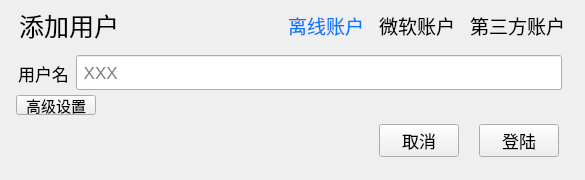
<?xml version="1.0" encoding="UTF-8"?>
<ui version="4.0">
 <class>Dialog_AddUserWindows</class>
 <widget class="QDialog" name="Dialog_AddUserWindows">
  <property name="geometry">
   <rect>
    <x>0</x>
    <y>0</y>
    <width>585</width>
    <height>180</height>
   </rect>
  </property>
  <property name="minimumSize">
   <size>
    <width>585</width>
    <height>180</height>
   </size>
  </property>
  <property name="maximumSize">
   <size>
    <width>585</width>
    <height>220</height>
   </size>
  </property>
  <property name="windowTitle">
   <string>添加用户</string>
  </property>
  <property name="styleSheet">
   <string notr="true">*{
	padding: -1;  /*改变焦点框*/
}

#Dialog_AddUserWindows{
	/*border-image: url(:/Shadow/images/Shadow-2-4-6-2.png);*/
	border-radius: 8px;
}
#stackedWidget_main &gt; QWidget{
	background-color: rgb(255, 255, 255);
}

#widget_up{
	background-color: rgb(248, 248, 248);
	border: 1px solid rgba(0, 0, 0,0);
	border-top-right-radius: 8px;
	border-top-left-radius: 8px;
}

#widget_up_2 &gt; QLabel{
	color: rgb(33, 33, 33);
}

#pushButton_OffLine_Advanced{
	border-radius: 5px;
}

#widget_bottom &gt; QPushButton{
	border-radius: 5px;
}

#pushButton_bottom_cancel_confirm{
	color: rgb(0, 119, 255);
}

#widget_main{
	border: 1px solid rgb(33, 33, 33);
	border-radius: 8px;
	background-color: rgb(255, 255, 255);
}
#widget_2{
	background-color: rgba(255, 255, 255, 0);
}
QLineEdit{
	background-color: rgba(204, 204, 255, 26);
	border-style:none;
}
</string>
  </property>
  <layout class="QVBoxLayout" name="verticalLayout">
   <property name="spacing">
    <number>0</number>
   </property>
   <property name="leftMargin">
    <number>6</number>
   </property>
   <property name="topMargin">
    <number>4</number>
   </property>
   <property name="rightMargin">
    <number>10</number>
   </property>
   <property name="bottomMargin">
    <number>11</number>
   </property>
   <item>
    <widget class="QWidget" name="widget_main" native="true">
     <layout class="QVBoxLayout" name="verticalLayout_2">
      <property name="spacing">
       <number>0</number>
      </property>
      <property name="leftMargin">
       <number>1</number>
      </property>
      <property name="topMargin">
       <number>1</number>
      </property>
      <property name="rightMargin">
       <number>1</number>
      </property>
      <property name="bottomMargin">
       <number>12</number>
      </property>
      <item>
       <widget class="QWidget" name="widget_up" native="true">
        <property name="minimumSize">
         <size>
          <width>0</width>
          <height>40</height>
         </size>
        </property>
        <property name="maximumSize">
         <size>
          <width>16777215</width>
          <height>40</height>
         </size>
        </property>
        <layout class="QGridLayout" name="gridLayout">
         <property name="leftMargin">
          <number>12</number>
         </property>
         <property name="topMargin">
          <number>0</number>
         </property>
         <property name="bottomMargin">
          <number>0</number>
         </property>
         <property name="spacing">
          <number>0</number>
         </property>
         <item row="0" column="3" rowspan="4">
          <widget class="QWidget" name="widget_up_2" native="true">
           <layout class="QHBoxLayout" name="horizontalLayout_2">
            <property name="spacing">
             <number>15</number>
            </property>
            <property name="leftMargin">
             <number>0</number>
            </property>
            <property name="topMargin">
             <number>0</number>
            </property>
            <property name="rightMargin">
             <number>0</number>
            </property>
            <property name="bottomMargin">
             <number>0</number>
            </property>
            <item>
             <widget class="MyQLabel" name="label_2">
              <property name="font">
               <font>
                <pointsize>14</pointsize>
               </font>
              </property>
              <property name="styleSheet">
               <string notr="true">color: rgb(0, 119, 255);</string>
              </property>
              <property name="text">
               <string>离线账户</string>
              </property>
              <property name="alignment">
               <set>Qt::AlignBottom|Qt::AlignHCenter</set>
              </property>
              <property name="indent">
               <number>5</number>
              </property>
             </widget>
            </item>
            <item>
             <widget class="MyQLabel" name="label_3">
              <property name="font">
               <font>
                <pointsize>14</pointsize>
               </font>
              </property>
              <property name="text">
               <string>微软账户</string>
              </property>
              <property name="alignment">
               <set>Qt::AlignBottom|Qt::AlignHCenter</set>
              </property>
              <property name="indent">
               <number>5</number>
              </property>
             </widget>
            </item>
            <item>
             <widget class="MyQLabel" name="label_4">
              <property name="font">
               <font>
                <pointsize>14</pointsize>
               </font>
              </property>
              <property name="text">
               <string>第三方账户</string>
              </property>
              <property name="alignment">
               <set>Qt::AlignBottom|Qt::AlignHCenter</set>
              </property>
              <property name="indent">
               <number>5</number>
              </property>
             </widget>
            </item>
           </layout>
          </widget>
         </item>
         <item row="0" column="0" rowspan="4">
          <widget class="QLabel" name="label">
           <property name="sizePolicy">
            <sizepolicy hsizetype="Maximum" vsizetype="Preferred">
             <horstretch>0</horstretch>
             <verstretch>0</verstretch>
            </sizepolicy>
           </property>
           <property name="font">
            <font>
             <pointsize>19</pointsize>
            </font>
           </property>
           <property name="text">
            <string>添加用户</string>
           </property>
          </widget>
         </item>
         <item row="0" column="1" rowspan="4" colspan="2">
          <spacer name="horizontalSpacer">
           <property name="orientation">
            <enum>Qt::Horizontal</enum>
           </property>
           <property name="sizeType">
            <enum>QSizePolicy::Preferred</enum>
           </property>
           <property name="sizeHint" stdset="0">
            <size>
             <width>40</width>
             <height>20</height>
            </size>
           </property>
          </spacer>
         </item>
        </layout>
       </widget>
      </item>
      <item>
       <widget class="QStackedWidget" name="stackedWidget_main">
        <property name="currentIndex">
         <number>0</number>
        </property>
        <widget class="QWidget" name="page_OffLine">
         <layout class="QGridLayout" name="gridLayout_2">
          <property name="rightMargin">
           <number>12</number>
          </property>
          <property name="verticalSpacing">
           <number>0</number>
          </property>
          <item row="1" column="0" colspan="3">
           <widget class="QWidget" name="widget_OffLine_1" native="true">
            <layout class="QHBoxLayout" name="horizontalLayout_3">
             <property name="spacing">
              <number>5</number>
             </property>
             <property name="leftMargin">
              <number>0</number>
             </property>
             <property name="topMargin">
              <number>0</number>
             </property>
             <property name="rightMargin">
              <number>0</number>
             </property>
             <property name="bottomMargin">
              <number>0</number>
             </property>
             <item>
              <widget class="QLabel" name="label_5">
               <property name="minimumSize">
                <size>
                 <width>55</width>
                 <height>38</height>
                </size>
               </property>
               <property name="font">
                <font>
                 <pointsize>13</pointsize>
                </font>
               </property>
               <property name="text">
                <string>用户名</string>
               </property>
               <property name="alignment">
                <set>Qt::AlignCenter</set>
               </property>
              </widget>
             </item>
             <item>
              <widget class="QLineEdit" name="lineEdit_OffLine">
               <property name="minimumSize">
                <size>
                 <width>0</width>
                 <height>35</height>
                </size>
               </property>
               <property name="font">
                <font>
                 <pointsize>13</pointsize>
                </font>
               </property>
               <property name="placeholderText">
                <string> XXX</string>
               </property>
               <property name="clearButtonEnabled">
                <bool>false</bool>
               </property>
              </widget>
             </item>
            </layout>
           </widget>
          </item>
          <item row="5" column="0" colspan="3">
           <widget class="QStackedWidget" name="stackedWidget_OffLine_widget_2">
            <property name="minimumSize">
             <size>
              <width>0</width>
              <height>0</height>
             </size>
            </property>
            <property name="maximumSize">
             <size>
              <width>16777215</width>
              <height>0</height>
             </size>
            </property>
            <property name="sizeIncrement">
             <size>
              <width>0</width>
              <height>0</height>
             </size>
            </property>
            <property name="currentIndex">
             <number>0</number>
            </property>
            <widget class="QWidget" name="page_widget_2">
             <layout class="QHBoxLayout" name="horizontalLayout_5">
              <property name="spacing">
               <number>0</number>
              </property>
              <property name="leftMargin">
               <number>0</number>
              </property>
              <property name="topMargin">
               <number>0</number>
              </property>
              <property name="rightMargin">
               <number>0</number>
              </property>
              <property name="bottomMargin">
               <number>0</number>
              </property>
              <item>
               <widget class="QWidget" name="widget_OffLine_2" native="true">
                <property name="sizePolicy">
                 <sizepolicy hsizetype="Preferred" vsizetype="Fixed">
                  <horstretch>0</horstretch>
                  <verstretch>0</verstretch>
                 </sizepolicy>
                </property>
                <property name="minimumSize">
                 <size>
                  <width>0</width>
                  <height>0</height>
                 </size>
                </property>
                <layout class="QHBoxLayout" name="horizontalLayout">
                 <property name="spacing">
                  <number>5</number>
                 </property>
                 <property name="leftMargin">
                  <number>0</number>
                 </property>
                 <property name="topMargin">
                  <number>0</number>
                 </property>
                 <property name="rightMargin">
                  <number>0</number>
                 </property>
                 <property name="bottomMargin">
                  <number>0</number>
                 </property>
                 <item>
                  <widget class="QLabel" name="label_6">
                   <property name="minimumSize">
                    <size>
                     <width>55</width>
                     <height>38</height>
                    </size>
                   </property>
                   <property name="font">
                    <font>
                     <pointsize>13</pointsize>
                    </font>
                   </property>
                   <property name="text">
                    <string>UUID</string>
                   </property>
                   <property name="alignment">
                    <set>Qt::AlignCenter</set>
                   </property>
                  </widget>
                 </item>
                 <item>
                  <widget class="QLineEdit" name="lineEdit_OffLine_Advanced">
                   <property name="enabled">
                    <bool>false</bool>
                   </property>
                   <property name="minimumSize">
                    <size>
                     <width>0</width>
                     <height>35</height>
                    </size>
                   </property>
                   <property name="font">
                    <font>
                     <pointsize>13</pointsize>
                    </font>
                   </property>
                   <property name="placeholderText">
                    <string> XXXXXXXX-XXXX-XXXX-XXXX-XXXXXXXXXXXX</string>
                   </property>
                  </widget>
                 </item>
                </layout>
               </widget>
              </item>
             </layout>
            </widget>
            <widget class="QWidget" name="page_2_widget_2"/>
           </widget>
          </item>
          <item row="3" column="0" colspan="2">
           <widget class="QPushButton" name="pushButton_OffLine_Advanced">
            <property name="enabled">
             <bool>true</bool>
            </property>
            <property name="sizePolicy">
             <sizepolicy hsizetype="Maximum" vsizetype="Fixed">
              <horstretch>0</horstretch>
              <verstretch>0</verstretch>
             </sizepolicy>
            </property>
            <property name="minimumSize">
             <size>
              <width>70</width>
              <height>20</height>
             </size>
            </property>
            <property name="maximumSize">
             <size>
              <width>90</width>
              <height>20</height>
             </size>
            </property>
            <property name="font">
             <font>
              <pointsize>11</pointsize>
             </font>
            </property>
            <property name="text">
             <string>高级设置</string>
            </property>
            <property name="icon">
             <iconset resource="../MainWindow/img.qrc">
              <normaloff>:/widget_Sidebar/images/TriangleUp.png</normaloff>:/widget_Sidebar/images/TriangleUp.png</iconset>
            </property>
            <property name="iconSize">
             <size>
              <width>13</width>
              <height>7</height>
             </size>
            </property>
            <property name="checked">
             <bool>false</bool>
            </property>
            <property name="autoDefault">
             <bool>false</bool>
            </property>
           </widget>
          </item>
          <item row="3" column="2">
           <spacer name="horizontalSpacer_2">
            <property name="orientation">
             <enum>Qt::Horizontal</enum>
            </property>
            <property name="sizeHint" stdset="0">
             <size>
              <width>40</width>
              <height>20</height>
             </size>
            </property>
           </spacer>
          </item>
          <item row="2" column="0" colspan="3">
           <spacer name="verticalSpacer">
            <property name="orientation">
             <enum>Qt::Vertical</enum>
            </property>
            <property name="sizeHint" stdset="0">
             <size>
              <width>20</width>
              <height>40</height>
             </size>
            </property>
           </spacer>
          </item>
         </layout>
        </widget>
        <widget class="QWidget" name="page_3"/>
        <widget class="QWidget" name="page_2"/>
       </widget>
      </item>
      <item>
       <widget class="QWidget" name="widget_bottom" native="true">
        <layout class="QHBoxLayout" name="horizontalLayout_4">
         <property name="spacing">
          <number>20</number>
         </property>
         <property name="leftMargin">
          <number>0</number>
         </property>
         <property name="topMargin">
          <number>0</number>
         </property>
         <property name="rightMargin">
          <number>15</number>
         </property>
         <property name="bottomMargin">
          <number>0</number>
         </property>
         <item>
          <spacer name="horizontalSpacer_3">
           <property name="orientation">
            <enum>Qt::Horizontal</enum>
           </property>
           <property name="sizeHint" stdset="0">
            <size>
             <width>40</width>
             <height>20</height>
            </size>
           </property>
          </spacer>
         </item>
         <item>
          <widget class="QPushButton" name="pushButton_bottom_cancel">
           <property name="minimumSize">
            <size>
             <width>26</width>
             <height>19</height>
            </size>
           </property>
           <property name="font">
            <font>
             <pointsize>13</pointsize>
            </font>
           </property>
           <property name="text">
            <string>取消</string>
           </property>
           <property name="autoDefault">
            <bool>false</bool>
           </property>
          </widget>
         </item>
         <item>
          <widget class="QPushButton" name="pushButton_bottom_cancel_confirm">
           <property name="font">
            <font>
             <pointsize>13</pointsize>
            </font>
           </property>
           <property name="text">
            <string>登陆</string>
           </property>
           <property name="shortcut">
            <string>Return</string>
           </property>
           <property name="autoDefault">
            <bool>false</bool>
           </property>
          </widget>
         </item>
        </layout>
       </widget>
      </item>
     </layout>
    </widget>
   </item>
  </layout>
 </widget>
 <customwidgets>
  <customwidget>
   <class>MyQLabel</class>
   <extends>QLabel</extends>
   <header location="global">UI.Custom_UI.QLabel</header>
  </customwidget>
 </customwidgets>
 <resources>
  <include location="../MainWindow/img.qrc"/>
 </resources>
 <connections/>
</ui>
